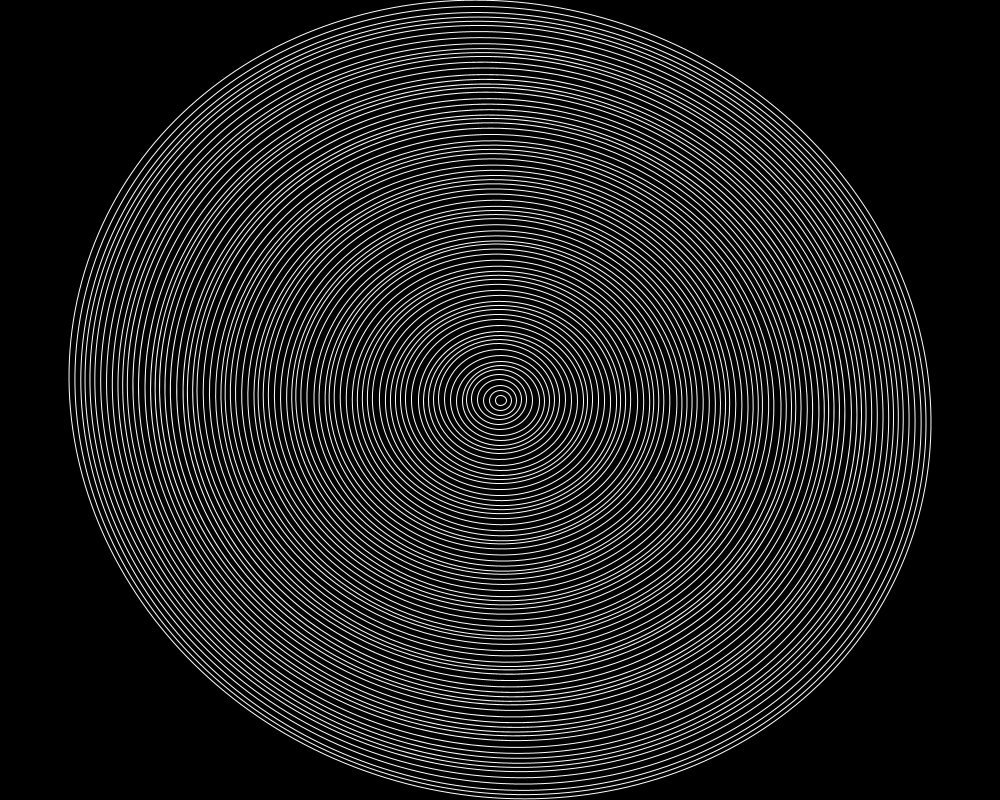
Frame 1 (no input)
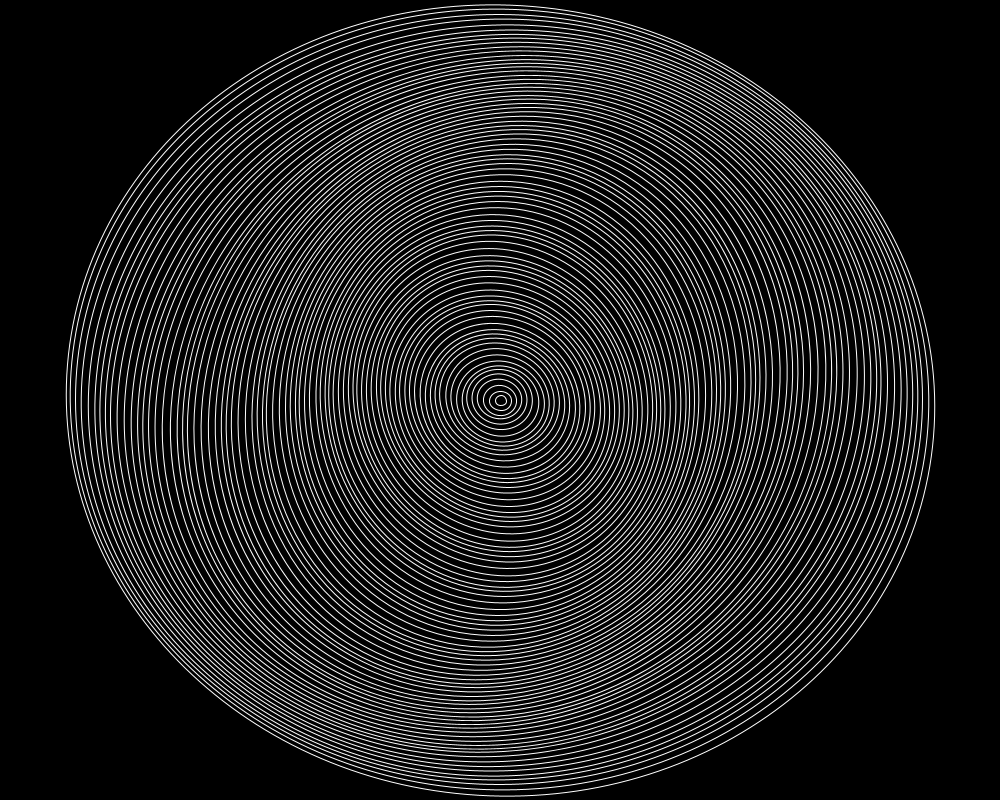
Frame 60 (the mouse pressed at the canvas centre just before this capture)
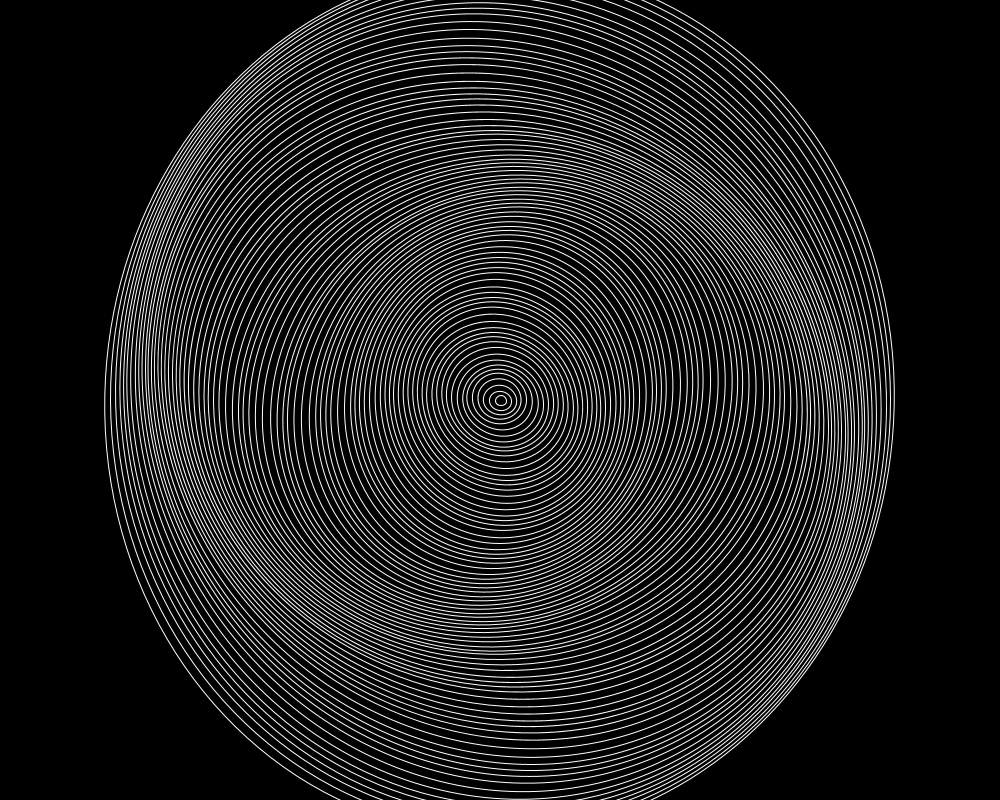
Frame 120 (the mouse held since frame 60 and released just before this capture)

The Processing sketch that drew these frames (run headless with seeded random() and noise(); from frame 60 on, the mouse is pressed at the canvas centre):

// Processing sketch: processing_78497
// ── processing_78497.pde

float tam;

void setup() {
  size(1000, 800);
  background(0, 0, 0);
  tam = 100;
}

void draw() {

  background(0, 0, 0);

  for (int i = 0; i < 80; i++) {
    tam = i*10;
    pushMatrix();
    translate(width/2, height/2);
    rotate( i*millis() /100000.0 );
    strokeWeight(1);
    //stroke(random(255),random(255),random(255));
    stroke(255);
    noFill();
    ellipse(sin(i), sin(i), tam+i, tam);
    popMatrix();
  }

}
